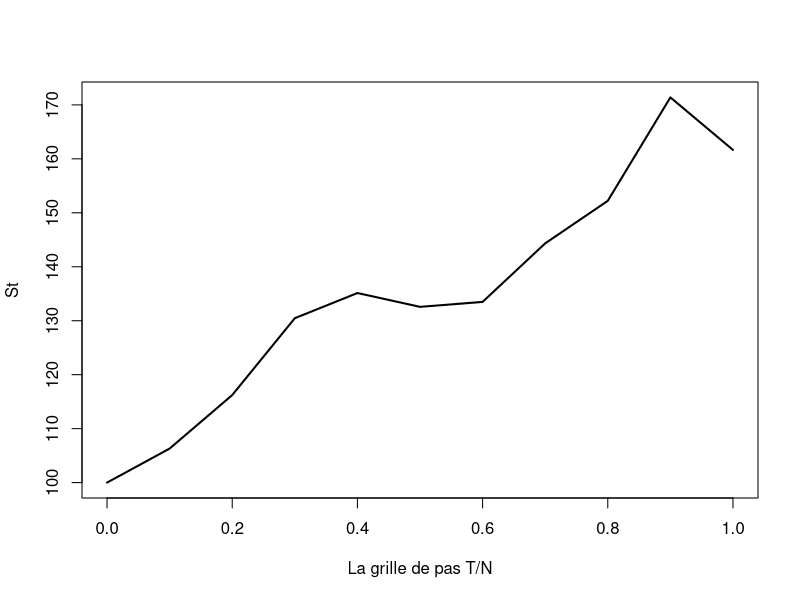
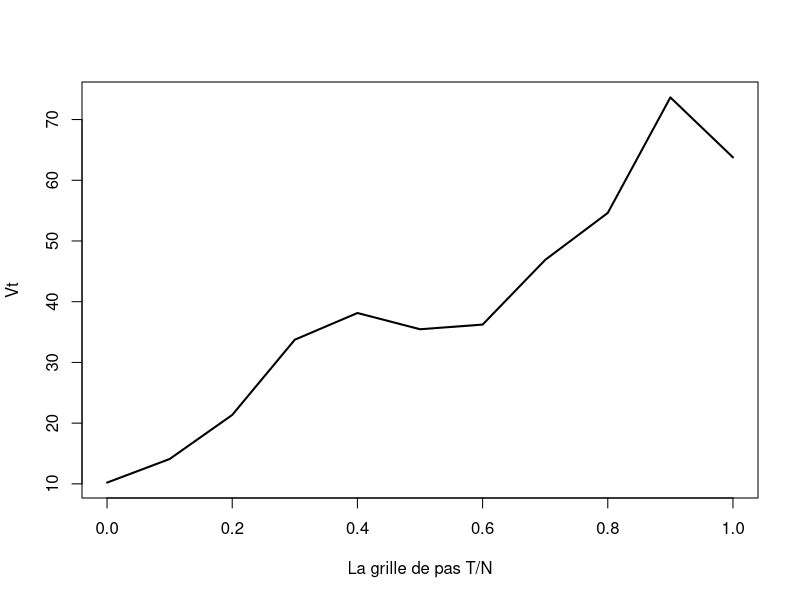
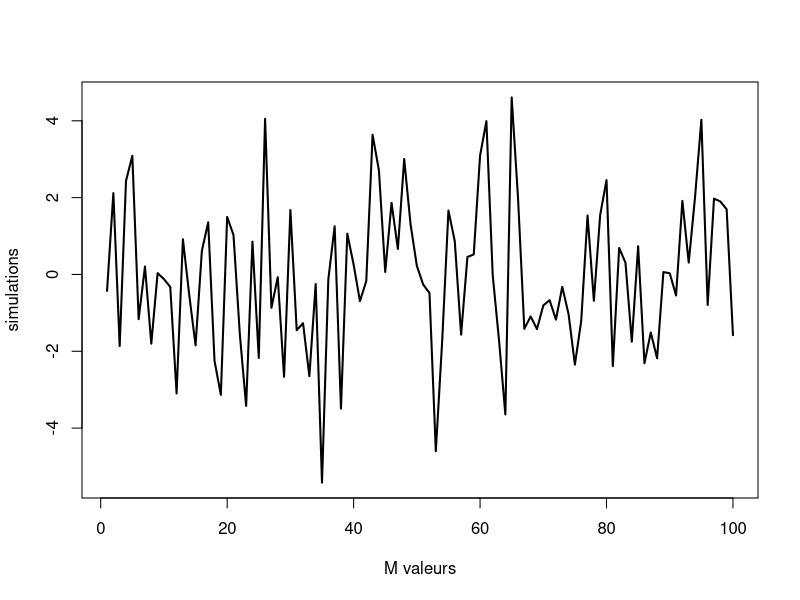
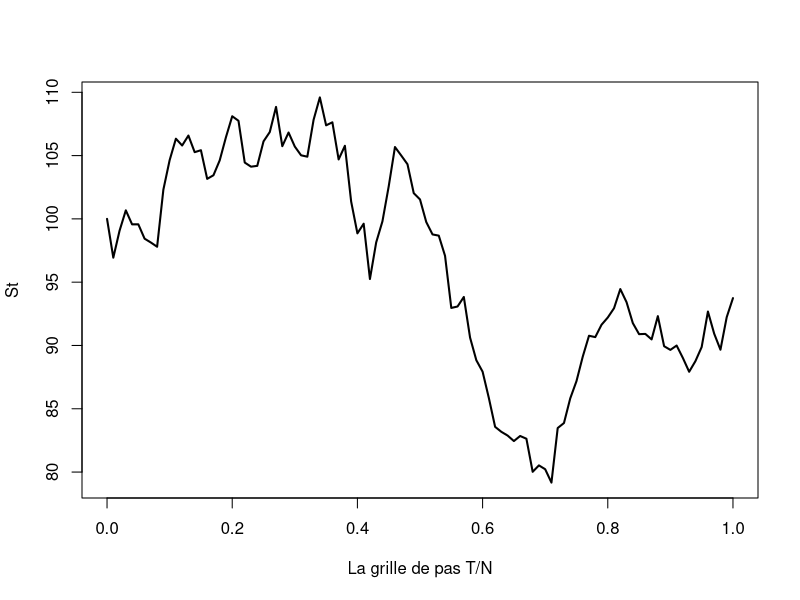
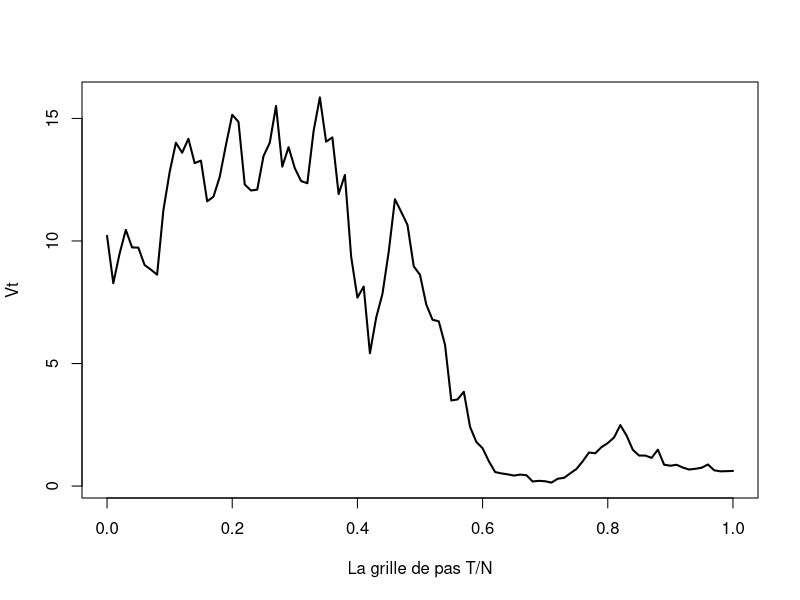
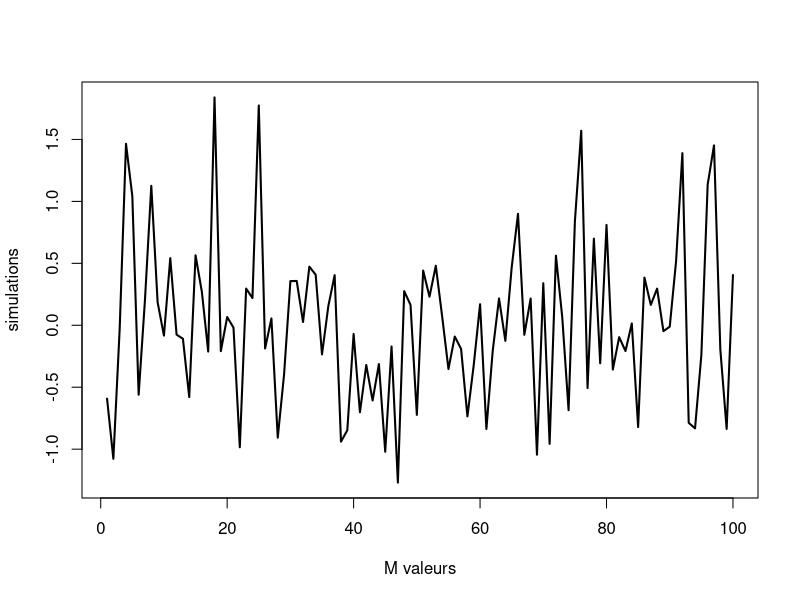
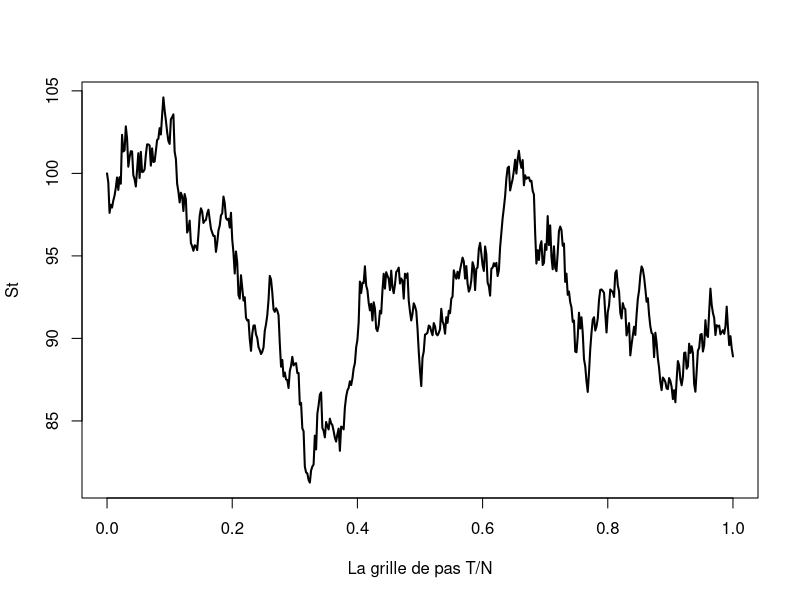
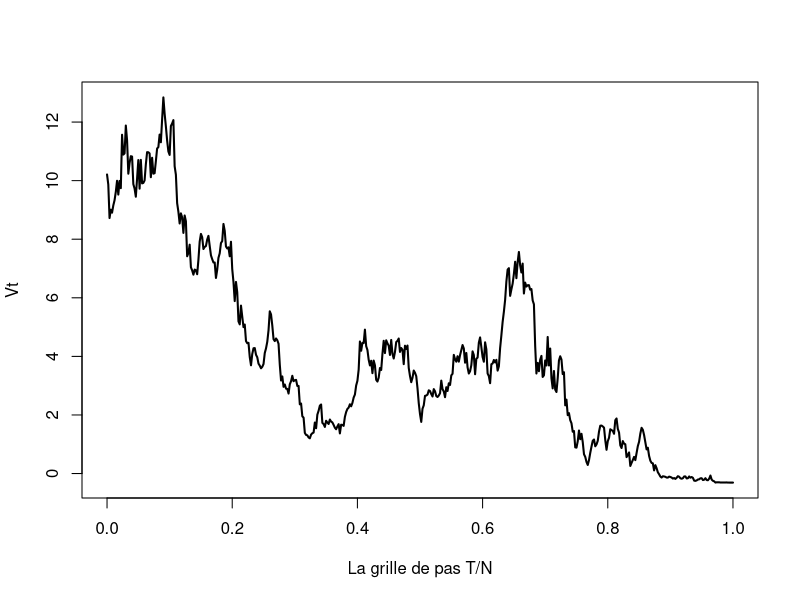

These charts were generated, in order, by the following R code:
## ---- chunk 1
knitr::opts_chunk$set(echo = TRUE)
## ---- chunk 2
S0 = 100
sigma = 0.2
mu = 0.03
r = 0.015
K = 97
T_ = 1
tabN = c(10, 100, 500, 1000, 5000, 10000)

M = 100 # Le nombre de simulations indépendantes pour vérifier la convergence de VT et phi(ST)
tabDeviation = c() # Pour afficher l'écart type pour vérifier la convergence
## ---- chunk 3
discreteSt = function(S0, sigma, N, mu, T_) {
  h = T_/N
  tabSt= c(S0)
  Ni = rnorm(N,0,1)
  for(i in 1:N) {
    tabSt[i+1] = tabSt[i]*exp(sigma*sqrt(h)*Ni[i] + (mu-((sigma^2)/2))*h)
  }
  return (tabSt)  
}
## ---- chunk 4
discreteStTab = discreteSt(S0, sigma, tabN[1], mu, T_)
print(discreteStTab)
## ---- chunk 5

plot(seq(0,T_,T_/tabN[1]),discreteStTab,type='l', lwd=2, xlab="La grille de pas T/N", ylab="St")

## ---- chunk 6
d1 = function(T_,t, K, x, sigma) {
  result=(log(x/K)+(r+sigma^2/2)*(T_-t))/(sigma*sqrt(T_-t))
  return (result)
}
Vt = function(T_,t, K, S, sigma) {
  d1_ = d1(T_,t, K, S, sigma)
  d2_ = d1_ - sigma*sqrt(T_-t)
  result=S*pnorm(d1_, 0,1)-K*exp(-r*(T_-t))*pnorm(d2_, 0,1)
  return(result);
}

## ---- chunk 7
deltaGrec = function(T_,t, K, S, sigma) {
  d1_ = d1(T_,t, K, S, sigma)
  result=pnorm(d1_, 0,1)
  return(result);
}
## ---- chunk 8
discretizationVt = function(S0, discreteStTab, K, T_, r, sigma, N) {
  #N = length(discreteStTab)
  #if (echeanceCall(discreteStTab[1], K) > 0) {
  grid = seq(0,T_,T/N)
  #}
  h = T_/N
  V0 = Vt(T_,0, K, S0, sigma)
  tabV = c(V0)
  #Sti = S0
  for (i in 1:N) {
    delta = deltaGrec(T_,grid[i], K, discreteStTab[i], sigma)
    differenceSt = discreteStTab[i+1] - discreteStTab[i]
    tabV[i+1] = (tabV[i]) + (delta*differenceSt) + (tabV[i]-delta*discreteStTab[i])*(exp(r*h) - 1)
  }
  return(tabV)
}
## ---- chunk 9
tabV = discretizationVt(S0,discreteStTab, K, T_, r, sigma, tabN[1])
print(tabV)
## ---- chunk 10

plot(seq(0,T_,T_/tabN[1]),tabV,type='l', lwd=2, xlab="La grille de pas T/N", ylab="Vt")

## ---- chunk 11
echeanceCall = function(x, K) {
  result = c(x-K,0)
  return (max(result))
}
## ---- chunk 12
simulation = function(S0,K, T_, r, mu, sigma,N, M) {
  tabSimul = c()
  for(i in (1:M)) {
    discreteStTab = discreteSt(S0, sigma, N, mu, T_)
    val = discretizationVt(S0,discreteStTab, K, T_, r, sigma, N)
    VT =  val[length(val)]
    ST = discreteStTab[length(discreteStTab)]
    tabSimul[i] = VT - echeanceCall(ST, K)
  }
  return(tabSimul)
}
## ---- chunk 13
tabSimul = simulation(S0,K, T_, r, mu, sigma,tabN[1], M)
print(tabSimul)
## ---- chunk 14
plot(seq(1,M,1),tabSimul,type='l', lwd=2, xlab="M valeurs", ylab="simulations")

## ---- chunk 15
deviation = function(X) {
  return(sd(X))
}
## ---- chunk 16
devi = deviation(tabSimul)
print(devi)

tabDeviation[1] = devi
## ---- chunk 17
discreteStTab = discreteSt(S0, sigma, tabN[2], mu, T_)
## ---- chunk 18

plot(seq(0,T_,T_/tabN[2]),discreteStTab,type='l', lwd=2, xlab="La grille de pas T/N", ylab="St")

## ---- chunk 19
tabV = discretizationVt(S0,discreteStTab, K, T_, r, sigma, tabN[2])

## ---- chunk 20

plot(seq(0,T_,T_/tabN[2]),tabV,type='l', lwd=2, xlab="La grille de pas T/N", ylab="Vt")

## ---- chunk 21
tabSimul = simulation(S0,K, T_, r, mu, sigma,tabN[2], M)

## ---- chunk 22
tabSimul = simulation(S0,K, T_, r, mu, sigma,tabN[2], M)
print(tabSimul)
## ---- chunk 23
plot(seq(1,M,1),tabSimul,type='l', lwd=2, xlab="M valeurs", ylab="simulations")

## ---- chunk 24
devi = deviation(tabSimul)
print(devi)

tabDeviation[2] = devi
## ---- chunk 25
discreteStTab = discreteSt(S0, sigma, tabN[3], mu, T_)
## ---- chunk 26

plot(seq(0,T_,T_/tabN[3]),discreteStTab,type='l', lwd=2, xlab="La grille de pas T/N", ylab="St")

## ---- chunk 27
tabV = discretizationVt(S0,discreteStTab, K, T_, r, sigma, tabN[3])

## ---- chunk 28

plot(seq(0,T_,T_/tabN[3]),tabV,type='l', lwd=2, xlab="La grille de pas T/N", ylab="Vt")

## ---- chunk 29
tabSimul = simulation(S0,K, T_, r, mu, sigma,tabN[3], M)

## ---- chunk 30

tabSimul = simulation(S0,K, T_, r, mu, sigma,tabN[3], M)
print(tabSimul)
## ---- chunk 31
plot(seq(1,M,1),tabSimul,type='l', lwd=2, xlab="M valeurs", ylab="simulations")

## ---- chunk 32
devi = deviation(tabSimul)
print(devi)

tabDeviation[3] = devi
## ---- chunk 33
discreteStTab = discreteSt(S0, sigma, tabN[4], mu, T_)
## ---- chunk 34

plot(seq(0,T_,T_/tabN[4]),discreteStTab,type='l', lwd=2, xlab="La grille de pas T/N", ylab="St")

## ---- chunk 35
tabV = discretizationVt(S0,discreteStTab, K, T_, r, sigma, tabN[4])

## ---- chunk 36

plot(seq(0,T_,T_/tabN[4]),tabV,type='l', lwd=2, xlab="La grille de pas T/N", ylab="Vt")

## ---- chunk 37
tabSimul = simulation(S0,K, T_, r, mu, sigma,tabN[4], M)

## ---- chunk 38

tabSimul = simulation(S0,K, T_, r, mu, sigma,tabN[4], M)
print(tabSimul)
## ---- chunk 39
plot(seq(1,M,1),tabSimul,type='l', lwd=2, xlab="M valeurs", ylab="simulations")

## ---- chunk 40
devi = deviation(tabSimul)
print(devi)

tabDeviation[4] = devi
## ---- chunk 41
discreteStTab = discreteSt(S0, sigma, tabN[5], mu, T_)
## ---- chunk 42

plot(seq(0,T_,T_/tabN[5]),discreteStTab,type='l', lwd=2, xlab="La grille de pas T/N", ylab="St")

## ---- chunk 43
tabV = discretizationVt(S0,discreteStTab, K, T_, r, sigma, tabN[5])

## ---- chunk 44

plot(seq(0,T_,T_/tabN[5]),tabV,type='l', lwd=2, xlab="La grille de pas T/N", ylab="Vt")

## ---- chunk 45
tabSimul = simulation(S0,K, T_, r, mu, sigma,tabN[5], M)

## ---- chunk 46

tabSimul = simulation(S0,K, T_, r, mu, sigma,tabN[5], M)
print(tabSimul)
## ---- chunk 47
plot(seq(1,M,1),tabSimul,type='l', lwd=2, xlab="M valeurs", ylab="simulations")

## ---- chunk 48
devi = deviation(tabSimul)
print(devi)

tabDeviation[5] = devi
## ---- chunk 49
discreteStTab = discreteSt(S0, sigma, tabN[6], mu, T_)
## ---- chunk 50

plot(seq(0,T_,T_/tabN[6]),discreteStTab,type='l', lwd=2, xlab="La grille de pas T/N", ylab="St")

## ---- chunk 51
tabV = discretizationVt(S0,discreteStTab, K, T_, r, sigma, tabN[6])

## ---- chunk 52

plot(seq(0,T_,T_/tabN[6]),tabV,type='l', lwd=2, xlab="La grille de pas T/N", ylab="Vt")

## ---- chunk 53

tabSimul = simulation(S0,K, T_, r, mu, sigma,tabN[6], M)

## ---- chunk 54

tabSimul = simulation(S0,K, T_, r, mu, sigma,tabN[6], M)
print(tabSimul)
## ---- chunk 55
plot(seq(1,M,1),tabSimul,type='l', lwd=2, xlab="M valeurs", ylab="simulations")

## ---- chunk 56
devi = deviation(tabSimul)
print(devi)

tabDeviation[6] = devi
## ---- chunk 57
#len = length(tabDeviation)
logTabDeviation = log(tabDeviation + 1)
Nmax = max(tabN)
plot(tabN,logTabDeviation,type='l', lwd=2, xlab="N", ylab="ecart-type")

